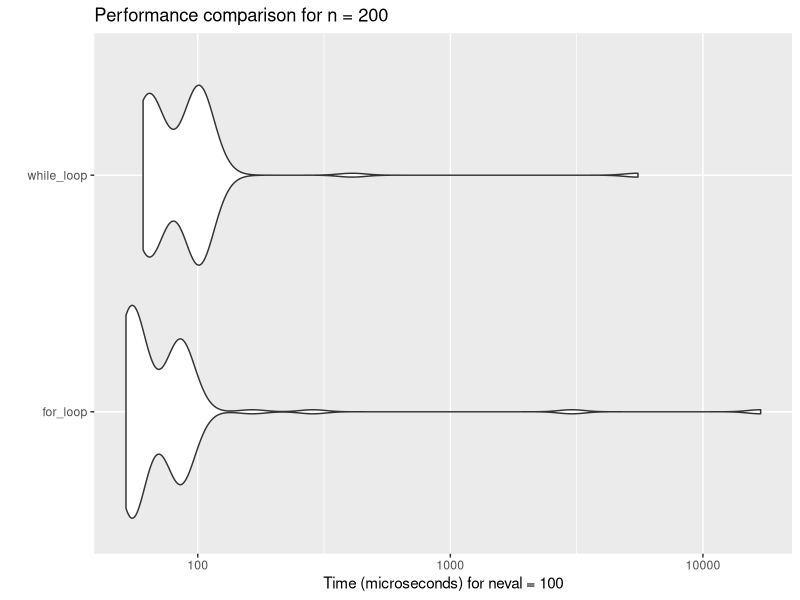
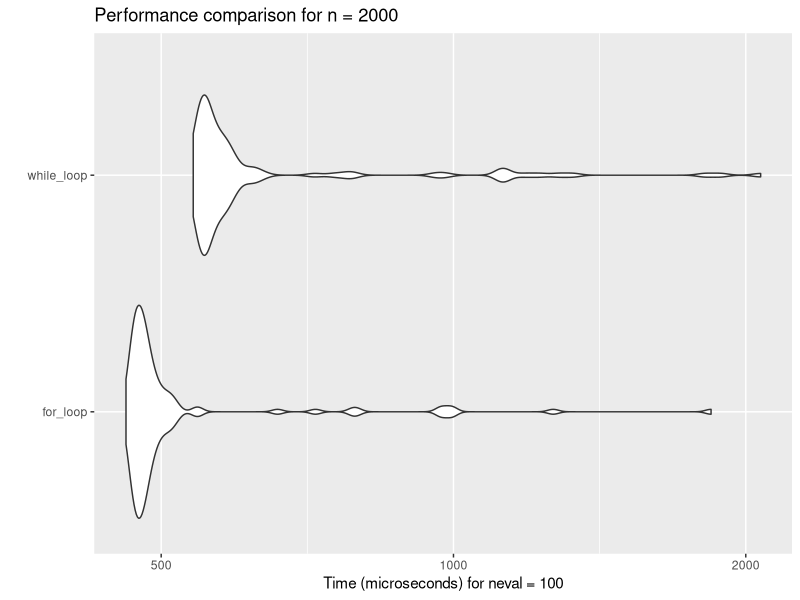
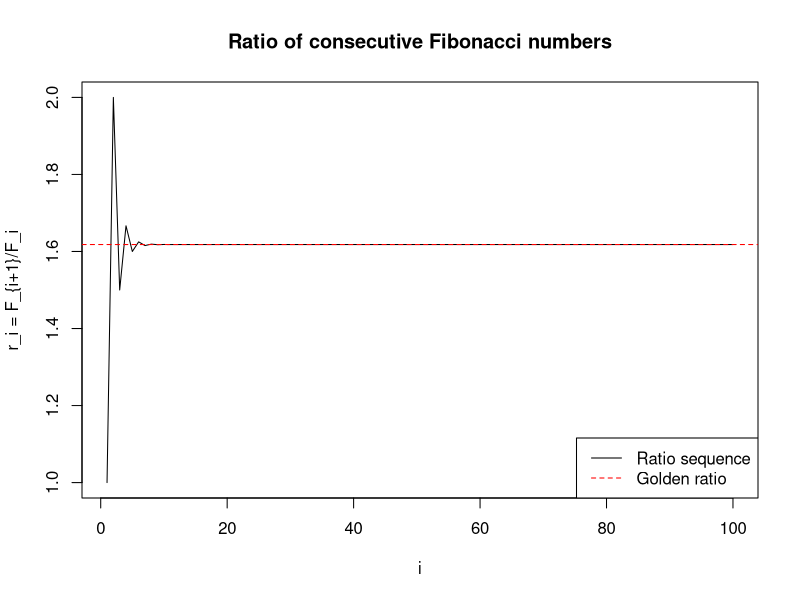
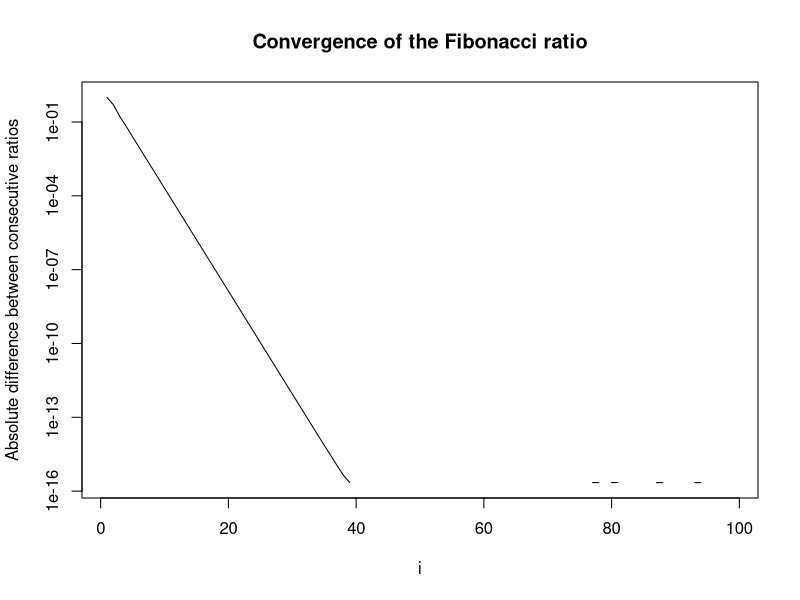
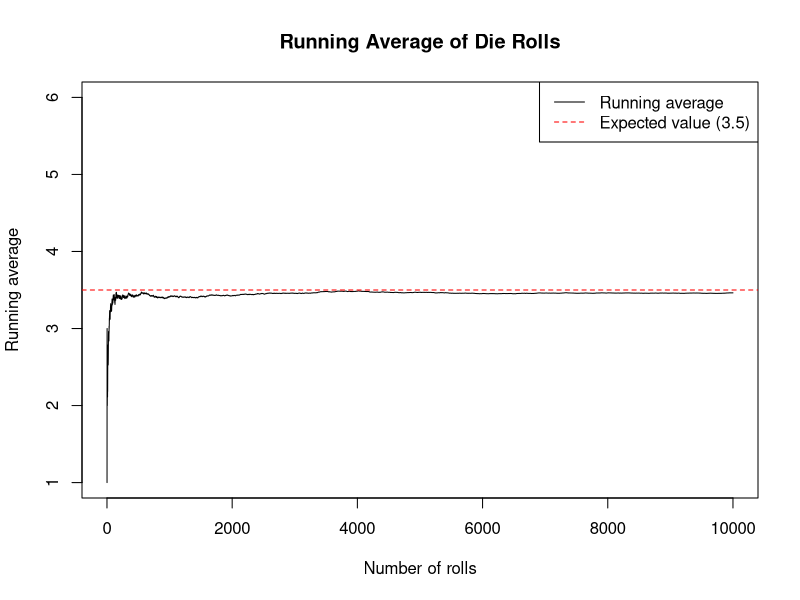
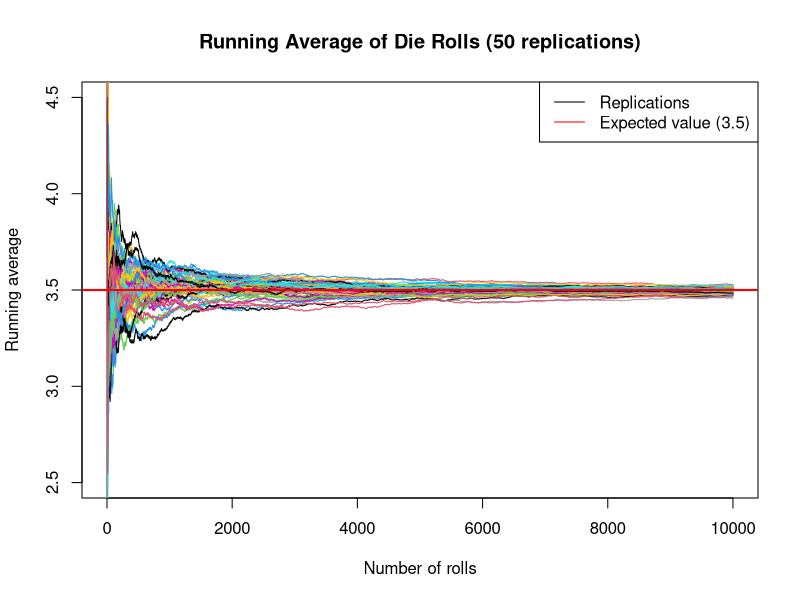
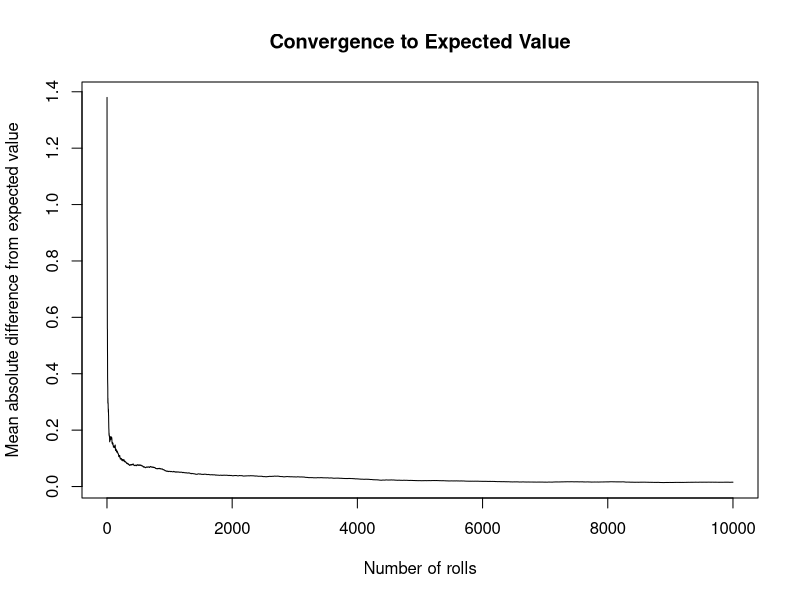
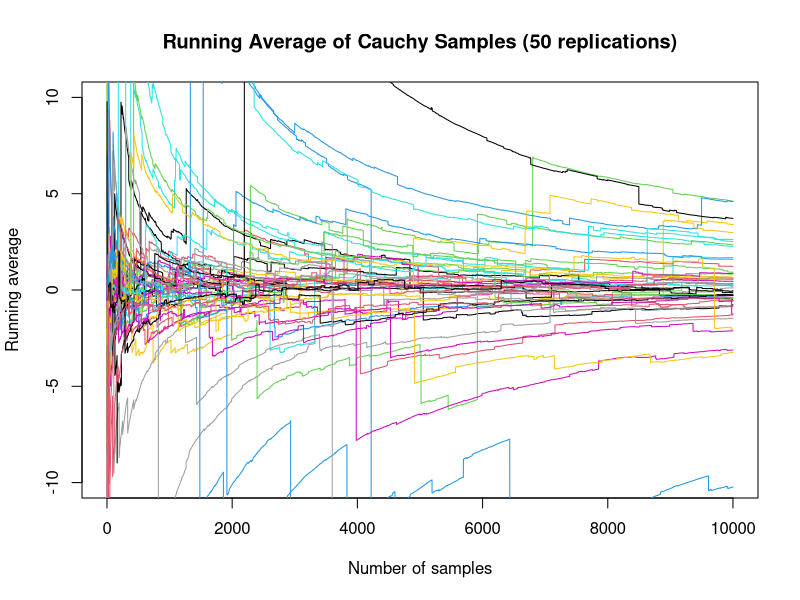

Source code (R) for these figures, in order:
## ---- chunk 1
knitr::opts_chunk$set(echo = TRUE)
## ---- chunk 2
# Function using for loop
fibonacci_ratio_for <- function(n) {
  # Initialize the first two Fibonacci numbers
  fib <- c(1, 1)
  
  # Calculate the remaining Fibonacci numbers up to n+1
  for (i in 3:(n+1)) {
    fib[i] <- fib[i-1] + fib[i-2]
  }
  
  # Calculate the ratios
  ratios <- fib[2:(n+1)] / fib[1:n]
  
  return(ratios)
}

# Function using while loop
fibonacci_ratio_while <- function(n) {
  # Initialize the first two Fibonacci numbers
  fib <- c(1, 1)
  
  # Calculate the remaining Fibonacci numbers up to n+1
  i <- 3
  while (i <= n+1) {
    fib[i] <- fib[i-1] + fib[i-2]
    i <- i + 1
  }
  
  # Calculate the ratios
  ratios <- fib[2:(n+1)] / fib[1:n]
  
  return(ratios)
}
## ---- chunk 3
# Load the microbenchmark package
library(microbenchmark)

# Benchmark for n = 200
benchmark_200 <- microbenchmark(
  for_loop = fibonacci_ratio_for(200),
  while_loop = fibonacci_ratio_while(200),
  times = 100
)

print(benchmark_200)

# Benchmark for n = 2000
benchmark_2000 <- microbenchmark(
  for_loop = fibonacci_ratio_for(2000),
  while_loop = fibonacci_ratio_while(2000),
  times = 100
)

print(benchmark_2000)
## ---- chunk 4
library(ggplot2)

# Plot for n = 200
autoplot(benchmark_200) + 
  ggtitle("Performance comparison for n = 200")

# Plot for n = 2000
autoplot(benchmark_2000) + 
  ggtitle("Performance comparison for n = 2000")
## ---- chunk 5
# Calculate the sequence for n = 100
ratios_100 <- fibonacci_ratio_for(100)

# Plot the sequence
plot(1:100, ratios_100, type = "l", 
     xlab = "i", ylab = "r_i = F_{i+1}/F_i",
     main = "Ratio of consecutive Fibonacci numbers")

# Add a horizontal line at the golden ratio
abline(h = (1 + sqrt(5))/2, col = "red", lty = 2)
legend("bottomright", legend = c("Ratio sequence", "Golden ratio"), 
       col = c("black", "red"), lty = c(1, 2))

# Calculate the differences between consecutive ratios
diffs <- diff(ratios_100)
plot(1:99, abs(diffs), type = "l", log = "y",
     xlab = "i", ylab = "Absolute difference between consecutive ratios",
     main = "Convergence of the Fibonacci ratio")
## ---- chunk 6
# Print the first 20 ratios
data.frame(
  i = 1:20,
  ratio = ratios_100[1:20],
  difference_from_golden_ratio = abs(ratios_100[1:20] - (1 + sqrt(5))/2)
)

# Calculate the golden ratio
golden_ratio <- (1 + sqrt(5))/2
print(paste("Golden ratio:", golden_ratio))

# Calculate when the sequence is within 1e-10 of the golden ratio
convergence_index <- min(which(abs(ratios_100 - golden_ratio) < 1e-10))
print(paste("The sequence converges to within 1e-10 of the golden ratio at i =", convergence_index))
## ---- chunk 7
# Set seed for reproducibility
set.seed(42)

# Number of rolls
n <- 10000

# Simulate rolling a fair die n times using vectorized function
rolls <- sample(1:6, n, replace = TRUE)

# Compute cumulative mean after each roll
cumulative_means <- cumsum(rolls) / (1:n)

# Plot the running average against the number of rolls
plot(1:n, cumulative_means, type = "l", 
     xlab = "Number of rolls", ylab = "Running average",
     main = "Running Average of Die Rolls",
     ylim = c(1, 6))

# Add a horizontal line at the expected value
abline(h = 3.5, col = "red", lty = 2)
legend("topright", legend = c("Running average", "Expected value (3.5)"), 
       col = c("black", "red"), lty = c(1, 2))
## ---- chunk 8
# Set seed for reproducibility
set.seed(123)

# Number of replications
M <- 50

# Matrix to store running averages for each replication
running_averages <- matrix(NA, nrow = M, ncol = n)

# For loop to replicate the experiment M times
for (i in 1:M) {
  # Simulate rolling a die n times
  rolls <- sample(1:6, n, replace = TRUE)
  
  # Compute cumulative mean after each roll
  running_averages[i, ] <- cumsum(rolls) / (1:n)
}

# Plot all 50 paths
plot(1:n, running_averages[1, ], type = "l", 
     xlab = "Number of rolls", ylab = "Running average",
     main = "Running Average of Die Rolls (50 replications)",
     ylim = c(2.5, 4.5), col = 1)

# Add the remaining 49 paths
for (i in 2:M) {
  lines(1:n, running_averages[i, ], col = i)
}

# Add a horizontal line at the expected value
abline(h = 3.5, col = "red", lwd = 2)
legend("topright", legend = c("Replications", "Expected value (3.5)"), 
       col = c("black", "red"), lty = c(1, 1))
## ---- chunk 9
# Calculate absolute differences from expected value
abs_diff <- abs(running_averages - 3.5)

# Calculate mean absolute difference for each n
mean_abs_diff <- colMeans(abs_diff)

# Plot mean absolute difference
plot(1:n, mean_abs_diff, type = "l", 
     xlab = "Number of rolls", ylab = "Mean absolute difference from expected value",
     main = "Convergence to Expected Value")
## ---- chunk 10
# Set seed for reproducibility
set.seed(456)

# Epsilon value
epsilon <- 0.01

# Initialize variables
n_current <- 0
proportion_outside <- 1

# Matrix to store running averages
running_averages <- matrix(NA, nrow = M, ncol = 1)

while (proportion_outside >= 0.05) {
  # Increment n
  n_current <- n_current + 100
  
  # Resize the matrix if needed
  if (ncol(running_averages) < n_current) {
    running_averages <- cbind(running_averages, matrix(NA, nrow = M, ncol = 100))
  }
  
  # Update running averages for all replications
  for (i in 1:M) {
    # Generate new rolls
    new_rolls <- sample(1:6, 100, replace = TRUE)
    
    # If this is the first iteration, initialize
    if (n_current == 100) {
      running_averages[i, 1:100] <- cumsum(new_rolls) / (1:100)
    } else {
      # Calculate the sum up to n_current - 100
      prev_sum <- running_averages[i, n_current - 100] * (n_current - 100)
      
      # Add new rolls and calculate new running averages
      new_sums <- prev_sum + cumsum(new_rolls)
      running_averages[i, (n_current - 99):n_current] <- new_sums / ((n_current - 99):n_current)
    }
  }
  
  # Check how many replications are outside the epsilon interval at n_current
  outside_epsilon <- sum(abs(running_averages[, n_current] - 3.5) > epsilon)
  proportion_outside <- outside_epsilon / M
  
  # Print progress
  cat("n =", n_current, "- Proportion outside epsilon:", proportion_outside, "\n")
}

# Final value of n
cat("The loop terminated at n =", n_current, "with proportion outside epsilon =", proportion_outside, "\n")
## ---- chunk 11
# Set seed for reproducibility
set.seed(789)

# Matrix to store running averages for Cauchy distribution
cauchy_averages <- matrix(NA, nrow = M, ncol = n)

# For loop to replicate the experiment M times
for (i in 1:M) {
  # Simulate from standard Cauchy distribution
  cauchy_samples <- rcauchy(n)
  
  # Compute cumulative mean after each sample
  cauchy_averages[i, ] <- cumsum(cauchy_samples) / (1:n)
}

# Plot all 50 paths
plot(1:n, cauchy_averages[1, ], type = "l", 
     xlab = "Number of samples", ylab = "Running average",
     main = "Running Average of Cauchy Samples (50 replications)",
     ylim = c(-10, 10), col = 1)

# Add the remaining 49 paths
for (i in 2:M) {
  lines(1:n, cauchy_averages[i, ], col = i)
}

# Zoom in to see more detail
plot(1:n, cauchy_averages[1, ], type = "l", 
     xlab = "Number of samples", ylab = "Running average",
     main = "Running Average of Cauchy Samples (Zoomed)",
     ylim = c(-3, 3), col = 1)

for (i in 2:M) {
  lines(1:n, cauchy_averages[i, ], col = i)
}
